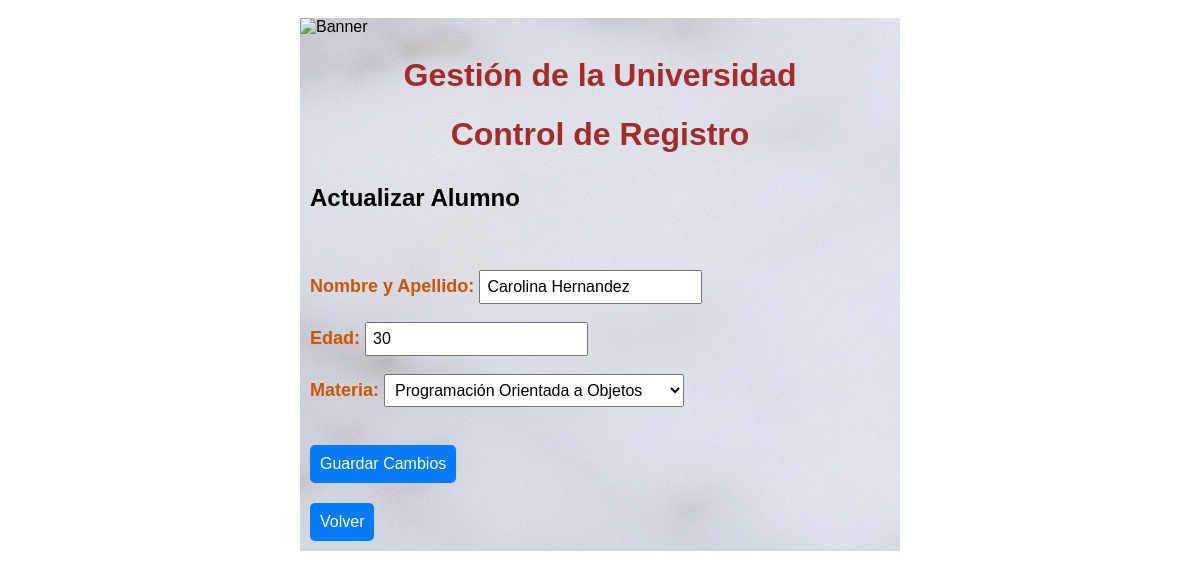
/appuni/actualizar-alumno/1/, run on the app's committed database.
### appuni/models.py (models this page shows, shortened)
class Alumno(models.Model):
    nombre = models.CharField(max_length=100)
    edad = models.IntegerField()
    materia = models.CharField(max_length=100, choices=MATERIAS)

### appuni/views.py (the view)
# urls.py: path('actualizar-alumno/<int:pk>/', views.actualizar_alumno, name='actualizar_alumno'),
def actualizar_alumno(request, pk):
    alumno = Alumno.objects.get(id=pk)
    if request.method == "POST":
        form = FormularioAlumno(request.POST, instance=alumno)
        if form.is_valid():
            form.save()
            return HttpResponseRedirect(reverse("index"))
    else:
        form = FormularioAlumno(instance=alumno)
    return render(request, 'appuni/actualizar_alumno.html', {'form': form})

### appuni/forms.py
class FormularioAlumno(forms.ModelForm):
    class Meta:
        model = Alumno
        fields = '__all__'
        labels = {
            'nombre': 'Nombre y Apellido',
            'edad': 'Edad',
            'materia': 'Materia',
        }
    materia = forms.ChoiceField(
        choices=MATERIAS,
        required=True,
        widget=forms.Select(attrs={'class': 'form-control'}),
    )

### appuni/templates/appuni/actualizar_alumno.html (shortened to what this page needs)
{% extends "appuni/layout.html" %}
{% block content %}
  <h2>Actualizar Alumno</h2>
  <form method="post">
    <div class="form-styles">
      {{ form.as_p }}
    </div>
    <input type="submit" class="estilo-boton" value="Guardar Cambios" />
  </form>
  <a href="{% url 'index' %}" class="estilo-boton">Volver</a>
{% endblock %}

### appuni/static/appuni/estilos.css (style rules this page uses)
body { display: flex; flex-direction: column; justify-content: center; align-items: center; background-image: url(background.jpg); padding-bottom: 50px; padding-top: 10px; }
h2 { padding: 10px; ; }
input[type="submit"].estilo-boton, button.estilo-boton, a.estilo-boton { background-color: #057bf9; color: white; border: none; border-radius: 5px; text-align: center; text-decoration: none; display: inline-block; font-size: 16px; font-weight: lighter; padding: 10px; margin: 10px; cursor:pointer; }
input[type="text"], input[type="number"], select { padding: 6px; font-size: 16px; }
.form-styles { font-weight: bold; font-size: 18px; color: #cc5500; padding:10px; }

### data on the page
Alumno: nombre "Carolina Hernandez", edad "30", materia "Programación Orientada a Objetos"
